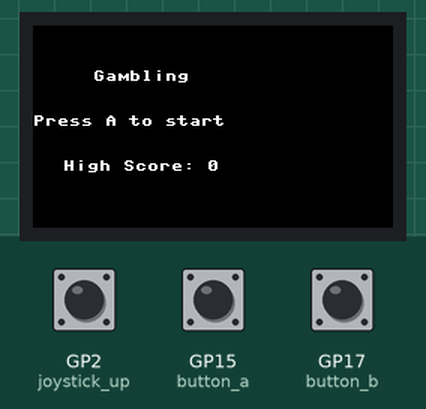
Simulated run of this program. Board: Raspberry Pi Pico running MicroPython. Parts: 240×135 colour display. The test bench sets the inputs (shaded band); at power-on: GP2 (joystick_up) HIGH, GP17 (button_b) HIGH, GP15 (button_a) HIGH. Random numbers come from a fixed seed; files that are not in the repository are absent; the clock reads 2024-03-15 10:24:30 at power-on unless the program sets it.

Above: at 1.2 s.
1.3 s: GP2 (joystick_up) pulled LOW for 0.2 s
At 2.7 s:
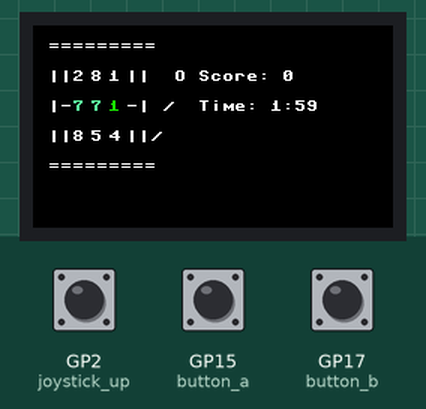
4.5 s: GP17 (button_b) pulled LOW for 0.2 s
At 5.8 s:
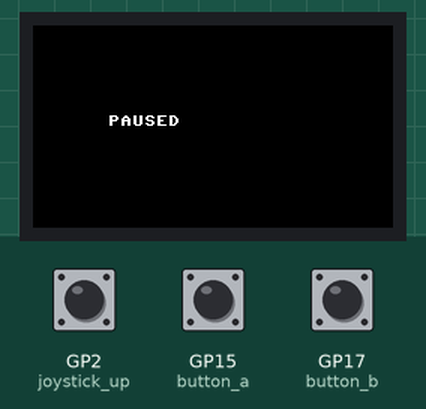
6.2 s: GP17 (button_b) pulled LOW for 1 s
At 8.4 s:
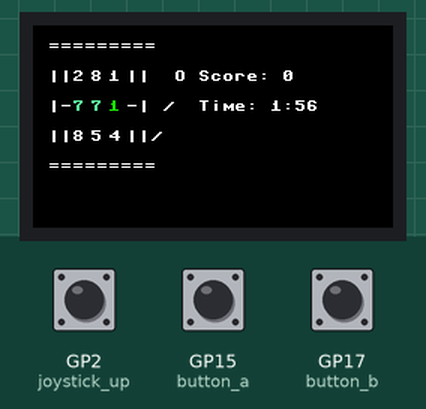
10.2 s: GP15 (button_a) pulled LOW for 0.2 s
At 13.3 s:
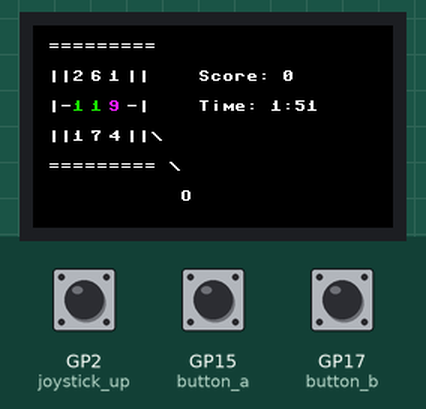
13.4 s: GP2 (joystick_up) pulled LOW for 1 s
At 15.7 s:
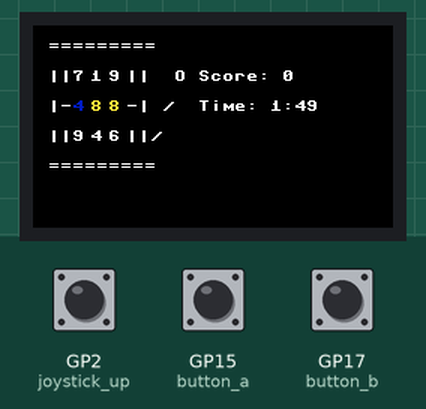
15.9 s: GP15 (button_a) pulled LOW for 1 s
At 18.5 s:
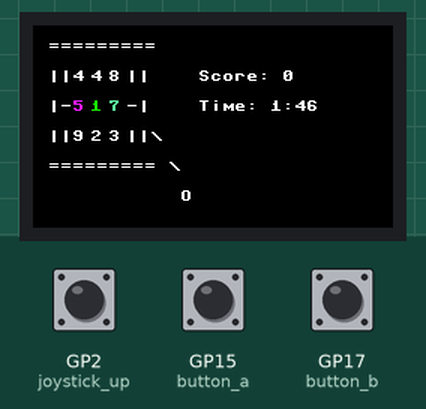
Timing chart, 0 to 19.4 s (numbered marks = the images above; inputs shaded):
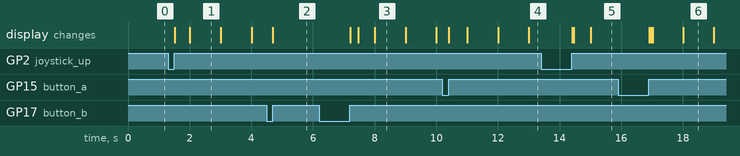

The program:

main.py
```python
import random
import time
from machine import Pin
from pico_lcd import LCD_1inch14  # Your driver file

# Convert RGB888 to RGB565 (BGR order for your LCD)
def color565(r, g, b):
    return ((b & 0xF8) << 8) | ((g & 0xFC) << 3) | (r >> 3)

# Initialize LCD
lcd = LCD_1inch14()

# Initialize button pins
button_a = Pin(15, Pin.IN, Pin.PULL_UP)      # Spin/start button A
button_b = Pin(17, Pin.IN, Pin.PULL_UP)      # Pause/unpause button B
joystick_up = Pin(2, Pin.IN, Pin.PULL_UP)    # Joystick up (GP2), acts like button A

# Color mapping for numbers in the middle row
num_colors = {
    1: color565(255, 0, 0),       # Green
    2: color565(255, 165, 0),     # Green
    3: color565(255, 255, 0),     # Yellow
    4: color565(0, 0, 255),       # Blue
    5: color565(0, 255, 255),     # Purple
    6: color565(0, 255, 0),       # Red
    7: color565(255, 105, 180),   # Green
    8: color565(255, 255, 0),     # Yellow
    9: color565(0, 255, 255),     # Purple
}

GAME_DURATION = 120  # seconds

score = 0
high_score = 0
game_start_time = None
game_over = False
waiting_for_restart = False
in_main_screen = True
paused = False
pause_start_time = 0
accumulated_pause_time = 0  # total paused time

# Current frame toggle for handle animation (0 or 1)
frame = 0

# Store current slot numbers for redraw
top = [random.randint(1, 9) for _ in range(3)]
mid = [random.randint(1, 9) for _ in range(3)]
bot = [random.randint(1, 9) for _ in range(3)]

def load_high_score():
    try:
        with open("highscore.txt", "r") as f:
            return int(f.read())
    except:
        return 0

def save_high_score(new_high):
    try:
        with open("highscore.txt", "w") as f:
            f.write(str(new_high))
    except:
        pass

def wait_for_press(pin):
    while pin.value() == 1:
        time.sleep_ms(10)
    time.sleep_ms(50)
    while pin.value() == 0:
        time.sleep_ms(10)

def draw_main_screen():
    lcd.fill(color565(0, 0, 0))
    white = color565(255, 255, 255)
    lcd.text("Gambling", 40, 30, white)
    lcd.text("Press A to start", 0, 60, white)
    lcd.text(f"High Score: {high_score}", 20, 90, white)
    lcd.show()

def draw_slot(top, mid, bot, score, remaining_time):
    global frame
    lcd.fill(color565(0, 0, 0))  # Clear background black
    white = color565(255, 255, 255)

    y = 10
    score_str = f"Score: {score}"
    mins = remaining_time // 60 if remaining_time is not None else 0
    secs = remaining_time % 60 if remaining_time is not None else 0
    time_str = f"Time: {mins}:{secs:02d}"

    if frame == 0:
        # HANDLE UP FRAME
        lcd.text("=========", 10, y, white); y += 20

        # Top row + spinner O + fixed score position
        lcd.text("||", 10, y, white)
        x_pos = 26
        for num in top:
            lcd.text(str(num), x_pos, y, white)
            x_pos += 12
        lcd.text("||  O", x_pos, y, white)  # O handle here
        lcd.text(score_str, 110, y, white) # fixed score position
        y += 20

        # Middle row colored + spinner / + fixed time position
        lcd.text("|-", 10, y, white)
        x_pos = 26
        for num in mid:
            lcd.text(str(num), x_pos, y, num_colors[num])
            x_pos += 12
        lcd.text("-| /", x_pos, y, white)    # handle slash
        lcd.text(time_str, 110, y, white)   # fixed time position
        y += 20

        # Bottom row + spinner /
        lcd.text("||", 10, y, white)
        x_pos = 26
        for num in bot:
            lcd.text(str(num), x_pos, y, white)
            x_pos += 12
        lcd.text("||/", x_pos, y, white)
        y += 20

        lcd.text("=========", 10, y, white); y += 20

    else:
        # HANDLE DOWN FRAME
        lcd.text("=========", 10, y, white); y += 20

        # Top row, no O here, fixed score
        lcd.text("||", 10, y, white)
        x_pos = 26
        for num in top:
            lcd.text(str(num), x_pos, y, white)
            x_pos += 12
        lcd.text("||", x_pos, y, white)       # no O here
        lcd.text(score_str, 110, y, white)    # fixed score position
        y += 20

        # Middle row colored + NO backslash here + fixed time
        lcd.text("|-", 10, y, white)
        x_pos = 26
        for num in mid:
            lcd.text(str(num), x_pos, y, num_colors[num])
            x_pos += 12
        lcd.text("-|", x_pos, y, white)       # NO backslash here
        lcd.text(time_str, 110, y, white)    # fixed time position
        y += 20

        # Bottom row + spinner backslash, no trailing spaces
        lcd.text("||", 10, y, white)
        x_pos = 26
        for num in bot:
            lcd.text(str(num), x_pos, y, white)
            x_pos += 12
        lcd.text("||\\", x_pos, y, white)     # backslash at end
        y += 20

        # Last line with trailing backslash and separate O on next line
        lcd.text("========= \\", 10, y, white); y += 20
        lcd.text("           O", 10, y, white)  # indent O under backslash

    # Move down one line before winner text
    y += 15
    if mid[0] == mid[1] == mid[2]:
        lcd.text("ding ding ding winner", 10, y, white)

    lcd.show()

def draw_game_over(final_score):
    lcd.fill(color565(0, 0, 0))
    white = color565(255, 255, 255)
    lcd.text("TIME UP", 40, 40, white)
    lcd.text("Final Score: {}".format(final_score), 40, 60, white)
    lcd.text("Press A to play again", 0, 90, white)
    lcd.show()

def draw_paused():
    lcd.fill(color565(0, 0, 0))
    white = color565(255, 255, 255)
    lcd.text("PAUSED", 50, 60, white)
    lcd.show()

# Load high score at start
high_score = load_high_score()

last_timer_update = 0

while True:
    current_time = time.time()

    # Handle pause toggle (on B button press)
    if not button_b.value():
        wait_for_press(button_b)
        if not paused:
            paused = True
            pause_start_time = time.time()
            draw_paused()
        else:
            paused = False
            accumulated_pause_time += time.time() - pause_start_time
            if game_start_time is not None and not game_over:
                elapsed = int(current_time - game_start_time - accumulated_pause_time)
                remaining_time = max(0, GAME_DURATION - elapsed)
                draw_slot(top, mid, bot, score, remaining_time)
            else:
                draw_main_screen()
        time.sleep(0.2)
        continue

    if in_main_screen:
        draw_main_screen()
        if not button_a.value() or not joystick_up.value():
            if not button_a.value():
                wait_for_press(button_a)
            else:
                wait_for_press(joystick_up)
            score = 0
            game_start_time = time.time()
            accumulated_pause_time = 0
            game_over = False
            waiting_for_restart = False
            paused = False
            in_main_screen = False
            frame = 0
            top = [random.randint(1, 9) for _ in range(3)]
            mid = [random.randint(1, 9) for _ in range(3)]
            bot = [random.randint(1, 9) for _ in range(3)]
            draw_slot(top, mid, bot, score, GAME_DURATION)
            last_timer_update = current_time
        time.sleep(0.1)
        continue

    if waiting_for_restart:
        if not button_a.value() or not joystick_up.value():
            if not button_a.value():
                wait_for_press(button_a)
            else:
                wait_for_press(joystick_up)
            in_main_screen = True
            waiting_for_restart = False
        time.sleep(0.1)
        continue

    if paused:
        time.sleep(0.1)
        continue

    if game_start_time is not None and not game_over:
        elapsed = int(current_time - game_start_time - accumulated_pause_time)
        remaining_time = max(0, GAME_DURATION - elapsed)
        if current_time - last_timer_update >= 1:
            draw_slot(top, mid, bot, score, remaining_time)
            last_timer_update = current_time
        if remaining_time == 0:
            game_over = True
            if score > high_score:
                high_score = score
                save_high_score(high_score)
            draw_game_over(score)
            waiting_for_restart = True
            continue
    else:
        remaining_time = None

    if (not button_a.value() or not joystick_up.value()) and not game_over and not in_main_screen:
        if not button_a.value():
            wait_for_press(button_a)
        else:
            wait_for_press(joystick_up)
        frame = 1 - frame
        top = [random.randint(1, 9) for _ in range(3)]
        mid = [random.randint(1, 9) for _ in range(3)]
        bot = [random.randint(1, 9) for _ in range(3)]
        if mid[0] == mid[1] == mid[2]:
            score += mid[0]
        elapsed = int(current_time - game_start_time - accumulated_pause_time)
        remaining_time = max(0, GAME_DURATION - elapsed)
        draw_slot(top, mid, bot, score, remaining_time)
```

pico_lcd.py
```python
from machine import Pin,SPI,PWM
import framebuf
import time

BL = 13
DC = 8
RST = 12
MOSI = 11
SCK = 10
CS = 9


class LCD_1inch14(framebuf.FrameBuffer):
    def __init__(self):
        self.width = 240
        self.height = 135

        self.cs = Pin(CS,Pin.OUT)
        self.rst = Pin(RST,Pin.OUT)

        self.cs(1)
        self.spi = SPI(1)
        self.spi = SPI(1,1000_000)
        self.spi = SPI(1,10000_000,polarity=0, phase=0,sck=Pin(SCK),mosi=Pin(MOSI),miso=None)
        self.dc = Pin(DC,Pin.OUT)
        self.dc(1)
        self.buffer = bytearray(self.height * self.width * 2)
        super().__init__(self.buffer, self.width, self.height, framebuf.RGB565)
        self.init_display()

        self.red   =   0x07E0
        self.green =   0x001f
        self.blue  =   0xf800
        self.white =   0xffff

    def write_cmd(self, cmd):
        self.cs(1)
        self.dc(0)
        self.cs(0)
        self.spi.write(bytearray([cmd]))
        self.cs(1)

    def write_data(self, buf):
        self.cs(1)
        self.dc(1)
        self.cs(0)
        self.spi.write(bytearray([buf]))
        self.cs(1)

    def init_display(self):
        """Initialize dispaly"""
        self.rst(1)
        self.rst(0)
        self.rst(1)

        self.write_cmd(0x36)
        self.write_data(0x70)

        self.write_cmd(0x3A)
        self.write_data(0x05)

        self.write_cmd(0xB2)
        self.write_data(0x0C)
        self.write_data(0x0C)
        self.write_data(0x00)
        self.write_data(0x33)
        self.write_data(0x33)

        self.write_cmd(0xB7)
        self.write_data(0x35)

        self.write_cmd(0xBB)
        self.write_data(0x19)

        self.write_cmd(0xC0)
        self.write_data(0x2C)

        self.write_cmd(0xC2)
        self.write_data(0x01)

        self.write_cmd(0xC3)
        self.write_data(0x12)

        self.write_cmd(0xC4)
        self.write_data(0x20)

        self.write_cmd(0xC6)
        self.write_data(0x0F)

        self.write_cmd(0xD0)
        self.write_data(0xA4)
        self.write_data(0xA1)

        self.write_cmd(0xE0)
        self.write_data(0xD0)
        self.write_data(0x04)
        self.write_data(0x0D)
        self.write_data(0x11)
        self.write_data(0x13)
        self.write_data(0x2B)
        self.write_data(0x3F)
        self.write_data(0x54)
        self.write_data(0x4C)
        self.write_data(0x18)
        self.write_data(0x0D)
        self.write_data(0x0B)
        self.write_data(0x1F)
        self.write_data(0x23)

        self.write_cmd(0xE1)
        self.write_data(0xD0)
        self.write_data(0x04)
        self.write_data(0x0C)
        self.write_data(0x11)
        self.write_data(0x13)
        self.write_data(0x2C)
        self.write_data(0x3F)
        self.write_data(0x44)
        self.write_data(0x51)
        self.write_data(0x2F)
        self.write_data(0x1F)
        self.write_data(0x1F)
        self.write_data(0x20)
        self.write_data(0x23)

        self.write_cmd(0x21)

        self.write_cmd(0x11)

        self.write_cmd(0x29)

    def show(self):
        self.write_cmd(0x2A)
        self.write_data(0x00)
        self.write_data(0x28)
        self.write_data(0x01)
        self.write_data(0x17)

        self.write_cmd(0x2B)
        self.write_data(0x00)
        self.write_data(0x35)
        self.write_data(0x00)
        self.write_data(0xBB)

        self.write_cmd(0x2C)

        self.cs(1)
        self.dc(1)
        self.cs(0)
        self.spi.write(self.buffer)
        self.cs(1)

if __name__=='__main__':
    pwm = PWM(Pin(BL))
    pwm.freq(1000)
    pwm.duty_u16(32768)#max 65535

    LCD = LCD_1inch14()
    #color BRG
    LCD.fill(LCD.white)

    LCD.show()
    LCD.text("Raspberry Pi Pico",60,40,LCD.red)
    LCD.text("PicoGo",60,60,LCD.green)
    LCD.text("Pico-LCD-1.14",60,80,LCD.blue)


    LCD.hline(10,10,220,LCD.blue)
    LCD.hline(10,125,220,LCD.blue)
    LCD.vline(10,10,115,LCD.blue)
    LCD.vline(230,10,115,LCD.blue)


    LCD.rect(12,12,20,20,LCD.red)
    LCD.rect(12,103,20,20,LCD.red)
    LCD.rect(208,12,20,20,LCD.red)
    LCD.rect(208,103,20,20,LCD.red)

    LCD.show()
    key0 = Pin(15,Pin.IN)
    key1 = Pin(17,Pin.IN)
    key2 = Pin(2 ,Pin.IN)
    key3 = Pin(3 ,Pin.IN)
    while(1):
        if(key0.value() == 0):
            LCD.fill_rect(12,12,20,20,LCD.red)
        else :
            LCD.fill_rect(12,12,20,20,LCD.white)
            LCD.rect(12,12,20,20,LCD.red)

        if(key1.value() == 0):
            LCD.fill_rect(12,103,20,20,LCD.red)
        else :
            LCD.fill_rect(12,103,20,20,LCD.white)
            LCD.rect(12,103,20,20,LCD.red)

        if(key2.value() == 0):
            LCD.fill_rect(208,12,20,20,LCD.red)
        else :
            LCD.fill_rect(208,12,20,20,LCD.white)
            LCD.rect(208,12,20,20,LCD.red)

        if(key3.value() == 0):
            LCD.fill_rect(208,103,20,20,LCD.red)
        else :
            LCD.fill_rect(208,103,20,20,LCD.white)
            LCD.rect(208,103,20,20,LCD.red)


        LCD.show()
    time.sleep(1)
    LCD.fill(0xFFFF)
```

Measured:
- after the input at 1.3 s, the display: first changes after 0.21 s (image 1 shows a later state)
- after the input at 6.2 s, the display: first changes after 1.0 s (image 3 shows a later state)
